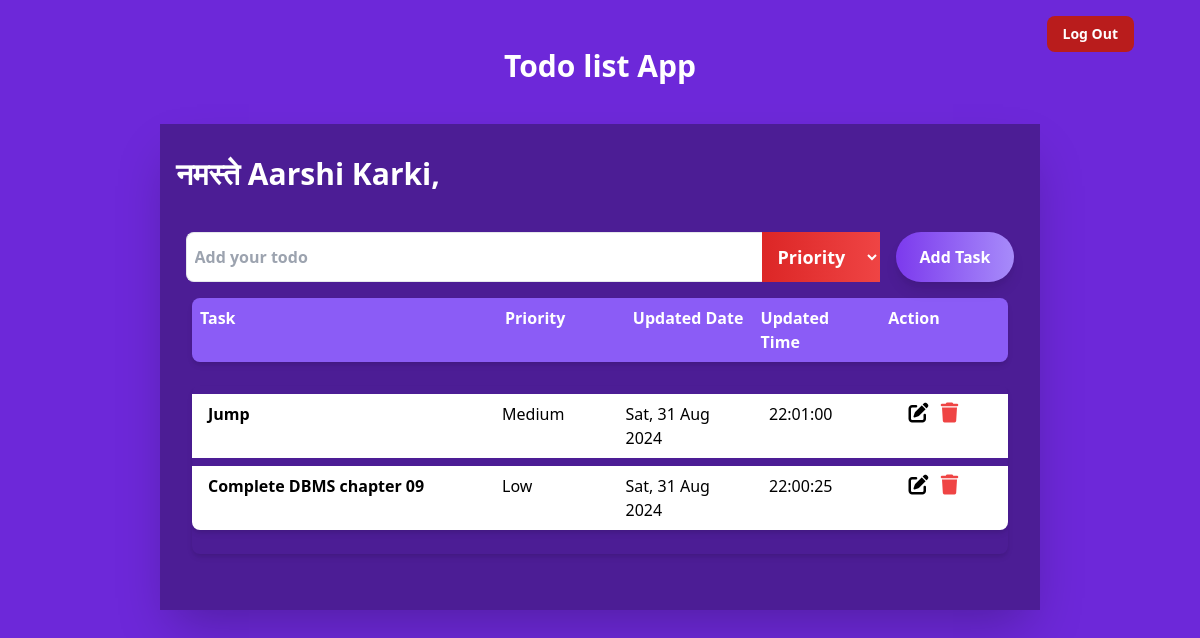
Screenshot of /todopage/ (signed in) with the database file from the repository.
### todo/models.py (models this page shows)
class Task(models.Model):
    LOW = 0
    MEDIUM = 1
    HIGH = 2
    PRIORITY_CHOICES = [
        (LOW, "Low"),
        (MEDIUM, "Medium"),
        (HIGH, "High"),
    ]
    title = models.CharField(max_length=100)
    srno = models.AutoField(auto_created=True, primary_key=True)
    addedAt = models.DateTimeField(auto_now_add=True)
    updatedAt = models.DateTimeField(auto_now=True)
    priority = models.IntegerField(
        choices=PRIORITY_CHOICES,
        default=LOW,
    )
    user = models.ForeignKey(User, on_delete=models.CASCADE)

### todo/views.py (the view, shortened to what this page needs)
# urls.py: path("todopage/", views.todopage, name="todopage"),
@login_required(login_url="/login")
def todopage(request):
    res = models.Task.objects.filter(user=request.user).order_by("-priority")
    return render(request, "todo/todopage.html", {"res": res})

### todo/templates/todo/todoPage.html (shortened to what this page needs)
<!DOCTYPE html>
<html lang="en">
  <head>
    <link
      href="https://cdn.jsdelivr.net/npm/tailwindcss@2.2.19/dist/tailwind.min.css"
      rel="stylesheet"
    />
    <link
      rel="stylesheet"
      href="https://cdnjs.cloudflare.com/ajax/libs/font-awesome/6.5.1/css/all.min.css"
    />
  </head>
  <body class="bg-purple-700 pt-8 pl-40 pr-40">
    <a
      href="{% url 'todo:signout' %}"
      class="text-sm text-center font-bold mt-6 text-white bg-red-700 hover:bg-red-900 text-white font-bold py-2 px-4 rounded-lg focus:outline-none focus:shadow-outline"
      style="position: absolute; top: 0; right: 50px; margin: 1rem"
      >Log Out</a
    >
    <h1 class="text-3xl font-bold text-white text-center mt-4">
      Todo list App
    </h1>
    <div class="bg-purple-900 p-4 mt-10 shadow-2xl">
      <div class="anca flex justify-between items-center">
        <h1 class="text-3xl font-bold text-white text-left mt-4">
          नमस्ते {{user}},
        </h1>
      </div>
      <form method="POST">
        <div class="flex justify-center mt-10">
          <input
            class="p-2 rounded-l-lg border-t mr-0 border-b border-l text-gray-800 bg-white w-full max-w-xl font-bold"
            type="text"
            placeholder="Add your todo"
            name="title"
            required
          />
          <div class="mr-4">
            <select
              id="priority"
              name="priority"
              class="p-3 w-30 bg-gradient-to-r from-red-600 to-red-500 text-white font-bold text-lg outline-none"
            >
              <option class="text-black font-bold" value="0">Priority</option>
            </select>
          </div>
          <button
            class="submit-button px-6 py-3 bg-gradient-to-r from-purple-600 to-purple-400 text-white font-bold rounded-l-full rounded-r-full shadow-lg transform transition-transform duration-300 hover:scale-105"
            type="
          submit"
          >
            Add Task
          </button>
        </div>
      </form>
      <div class="container mx-auto p-4">
        <div class="shadow-md rounded-lg overflow-hidden mb-6">
          <div class="flex bg-purple-500 justify-between text-white">
            <div class="p-2 w-2/5 font-bold">Task</div>
            <div class="p-2 w-1/6 font-bold">Priority</div>
            <div class="p-2 w-1/6 font-bold">Updated Date</div>
            <div class="p-2 w-1/6 font-bold">Updated Time</div>
            <div class="p-2 w-1/6 font-bold">Action</div>
          </div>
        </div>
        {%for todo in res%}
        <div class="shadow-md rounded-lg overflow-hidden mb-6">
          <div class="bg-white flex justify-between mt-2 text-item">
            <div class="p-2 w-2/5 font-bold ml-2 task-text" id="taskText">
              {{todo.title}}
            </div>
            <div class="p-2 w-1/6">{{ todo.get_priority_display }}</div>
            <div class="p-2 w-1/6">{{ todo.updatedAt|date:"D, d M Y" }}</div>
            <div class="p-2 w-1/6 ml-5">{{ todo.updatedAt|time:"H:i:s" }}</div>
            <div class="p-2 w-1/6">
              <a href="/editTodo/{{todo.srno}}">
                <i class="fa-solid fa-pen-to-square text-xl ml-4"></i>
              </a>
              <a href="/deleteTodo/{{todo.srno}}" class="ml-2">
                <i class="fa-solid fa-trash text-red-500 text-xl"> </i>
              </a>
            </div>
          </div>
          {%empty%}
          <p class="text-white flex justify-center items-center">
            No task added yet
          </p>
          {%endfor%}
        </div>
      </div>
    </div>
  </body>
</html>

### rows the page displays
Task: title "Jump", priority "Medium", updatedAt "Sat, 31 Aug 2024", updatedAt "22:01:00"
Task: title "Complete DBMS chapter 09", priority "Low", updatedAt "Sat, 31 Aug 2024", updatedAt "22:00:25"

### other values shown
{{ user }} "Aarshi Karki"
